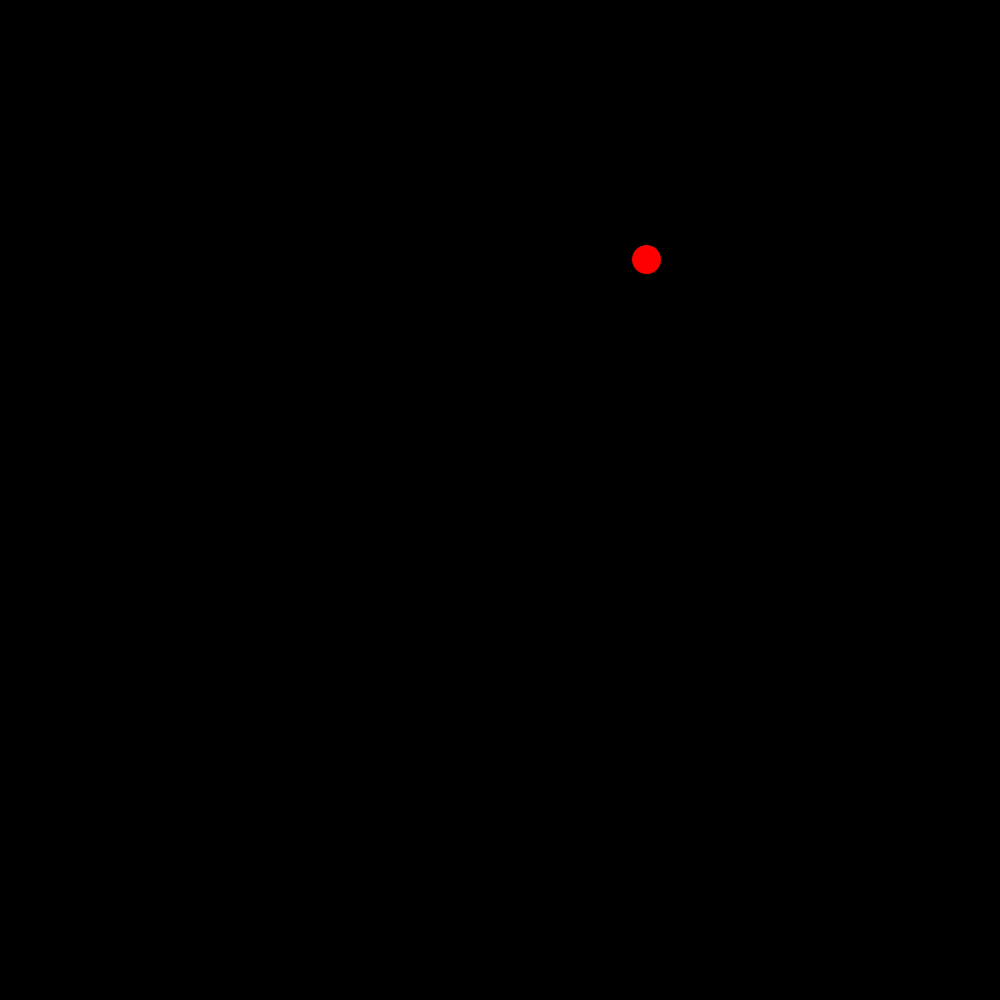
Frame 1 (no input)
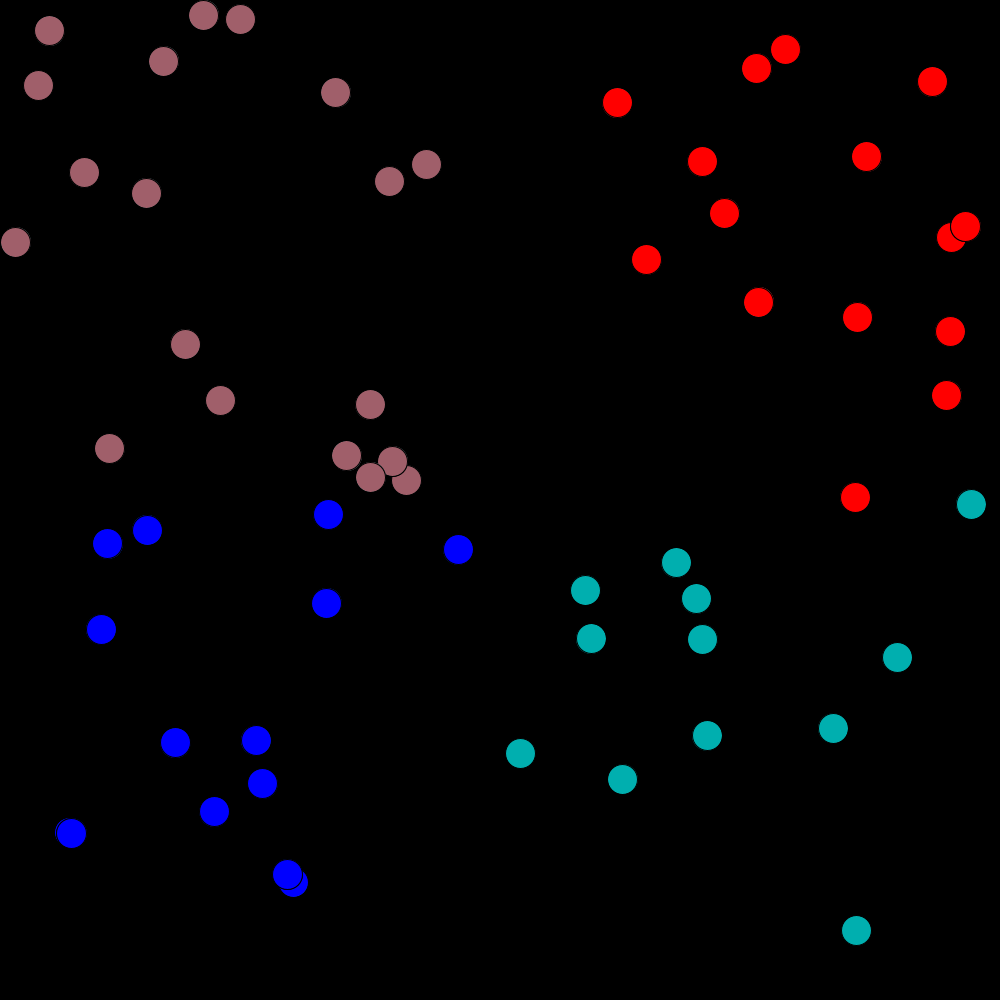
Frame 60 (the mouse pressed at the canvas centre just before this capture)
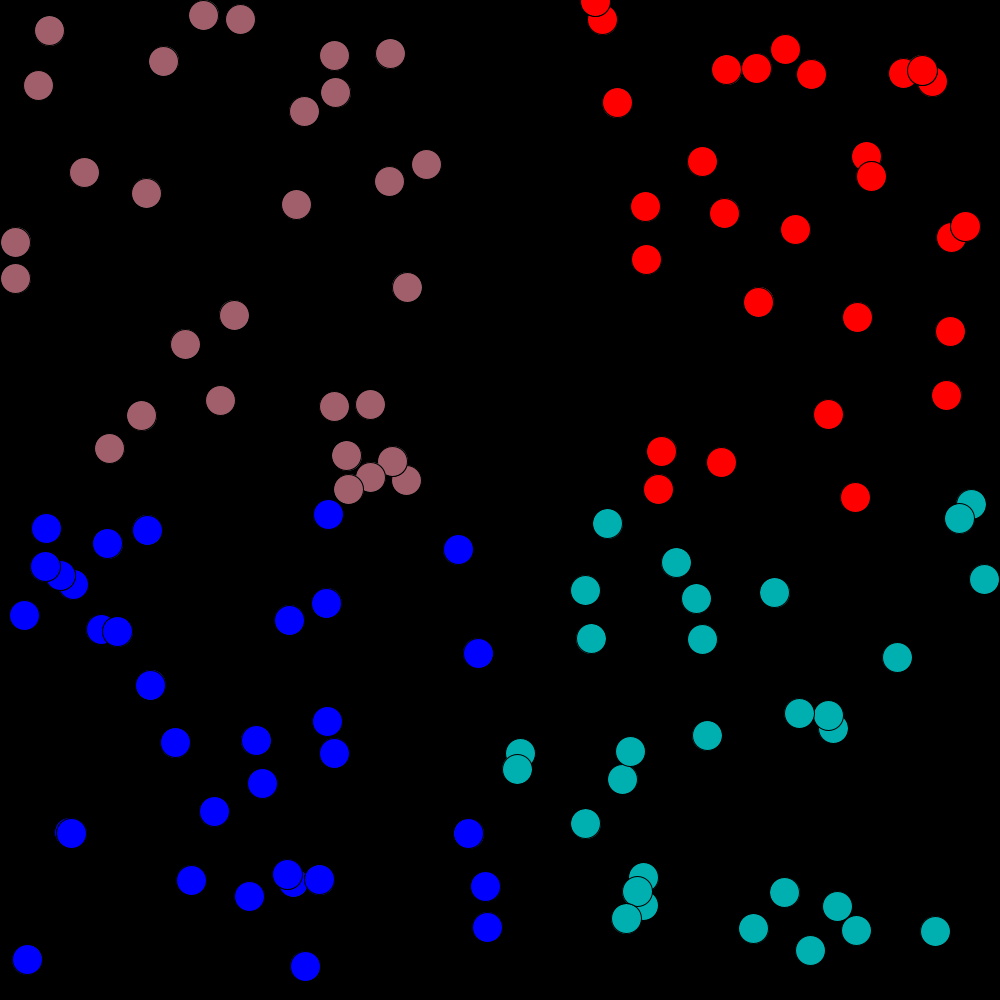
Frame 120 (the mouse held since frame 60 and released just before this capture)

The Processing sketch that drew these frames (run headless with seeded random() and noise(); from frame 60 on, the mouse is pressed at the canvas centre):

// Processing sketch: Random_Quadrants
// ── Random_Quadrants.pde
float x;
float y;
int r = 0;
int g = 0;
int b = 0;
void setup() {
  size (1000, 1000);
  background(0);
}

void draw() {
  x = random(0, width);
  y = random(0, height);
  if(x >= width/2 && y>= height/2); {
    fill(0, 175, 175);
    circle(x, y, 30);
  }
  if(x <= width/2 && y>= height/2) {
    fill(0, 0, 255);
    circle(x, y, 30);
  }
  else if(x >= width/2 && y<= height/2) {
    fill(255, 0, 0);
    circle(x, y, 30);
  }
  else if(x <= width/2 && y<= height/2) {
    fill(160, 95, 106); 
    circle(x, y, 30);
  }
  
}
